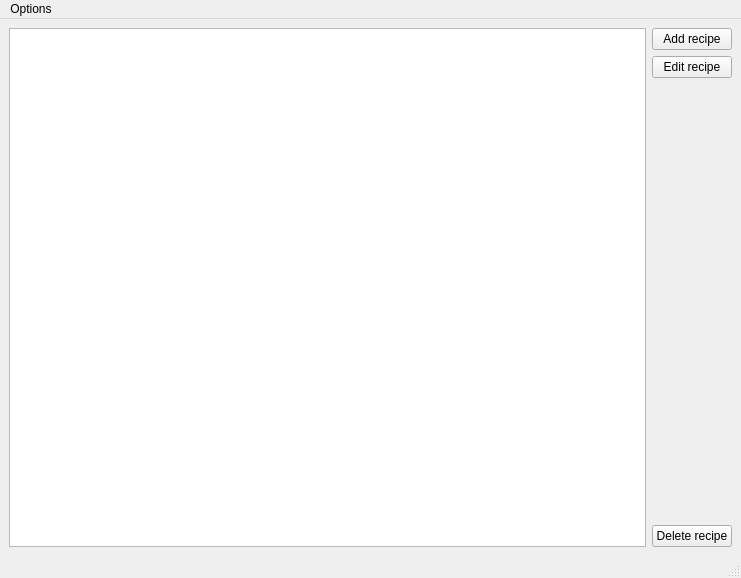
<?xml version="1.0" encoding="UTF-8"?>
<ui version="4.0">
 <class>MainWindow</class>
 <widget class="QMainWindow" name="MainWindow">
  <property name="enabled">
   <bool>true</bool>
  </property>
  <property name="geometry">
   <rect>
    <x>0</x>
    <y>0</y>
    <width>741</width>
    <height>578</height>
   </rect>
  </property>
  <property name="windowTitle">
   <string>MainWindow</string>
  </property>
  <widget class="QWidget" name="centralwidget">
   <layout class="QHBoxLayout" name="horizontalLayout">
    <item>
     <widget class="QTableView" name="listOfRecipes">
      <property name="editTriggers">
       <set>QAbstractItemView::NoEditTriggers</set>
      </property>
      <property name="selectionMode">
       <enum>QAbstractItemView::MultiSelection</enum>
      </property>
      <property name="selectionBehavior">
       <enum>QAbstractItemView::SelectRows</enum>
      </property>
     </widget>
    </item>
    <item>
     <layout class="QVBoxLayout" name="verticalLayout_2">
      <item>
       <layout class="QVBoxLayout" name="verticalLayout">
        <item>
         <widget class="QPushButton" name="btnAdd">
          <property name="text">
           <string>Add recipe</string>
          </property>
         </widget>
        </item>
        <item>
         <widget class="QPushButton" name="btnEdit">
          <property name="enabled">
           <bool>true</bool>
          </property>
          <property name="text">
           <string>Edit recipe</string>
          </property>
         </widget>
        </item>
        <item>
         <spacer name="verticalSpacer">
          <property name="orientation">
           <enum>Qt::Vertical</enum>
          </property>
          <property name="sizeHint" stdset="0">
           <size>
            <width>20</width>
            <height>40</height>
           </size>
          </property>
         </spacer>
        </item>
        <item>
         <widget class="QPushButton" name="btnDelete">
          <property name="enabled">
           <bool>true</bool>
          </property>
          <property name="text">
           <string>Delete recipe</string>
          </property>
         </widget>
        </item>
       </layout>
      </item>
     </layout>
    </item>
   </layout>
  </widget>
  <widget class="QMenuBar" name="menubar">
   <property name="geometry">
    <rect>
     <x>0</x>
     <y>0</y>
     <width>741</width>
     <height>26</height>
    </rect>
   </property>
   <widget class="QMenu" name="menuOptions">
    <property name="title">
     <string>Options</string>
    </property>
   </widget>
   <addaction name="menuOptions"/>
  </widget>
  <widget class="QStatusBar" name="statusbar"/>
 </widget>
 <resources/>
 <connections/>
</ui>
